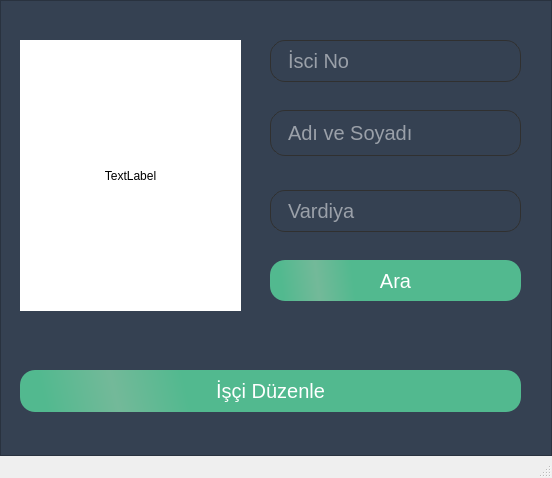
<?xml version="1.0" encoding="UTF-8"?>
<ui version="4.0">
 <class>IsciAraWindow</class>
 <widget class="QMainWindow" name="IsciAraWindow">
  <property name="geometry">
   <rect>
    <x>0</x>
    <y>0</y>
    <width>552</width>
    <height>478</height>
   </rect>
  </property>
  <property name="windowTitle">
   <string>MainWindow</string>
  </property>
  <widget class="QWidget" name="centralwidget">
   <layout class="QGridLayout" name="gridLayout">
    <property name="leftMargin">
     <number>0</number>
    </property>
    <property name="topMargin">
     <number>0</number>
    </property>
    <property name="rightMargin">
     <number>0</number>
    </property>
    <property name="bottomMargin">
     <number>0</number>
    </property>
    <property name="spacing">
     <number>0</number>
    </property>
    <item row="0" column="0">
     <widget class="QFrame" name="frame">
      <property name="styleSheet">
       <string notr="true">QFrame{
background: #354152;
}

QLineEdit{
 border: 1px solid gray;
    border-radius: 10px;
    min-width: 6em;
	font-size:20px;
	padding-left:15px;
	height:42px;
	border-radius:15px;
	border-color: #303030;
	background: transparent;
	color:white;
}

QPushButton{
border-radius: 15px;
	background-color: qlineargradient(spread:reflect, x1:1, y1:0.466409, x2:0.188, y2:0.482727, stop:0.823864 rgba(82, 185, 143, 255), stop:1 rgba(115, 185, 153, 255));
padding: 8px 16px;
color: white;
font-size: 20px;
}
QPushButton:pressed{
color: black;
background: #008bd1
}
QCommandLinkButton{
font-size: 16px;
background: #4c5d75;
}
QCommandLinkButton:pressed{
	background-color: rgb(92, 186, 138);
}


QCheckBox{
font-size:16px;;
color:white;

}



QComboBox {
    border: 1px solid gray;
    border-radius: 10px;
    min-width: 6em;
	font-size:20px;
	padding-left:15px;
	height:42px;
	border-radius:15px;
	border-color: #303030;
	background: transparent;
	color:white;

}

QComboBox:on {
    border-bottom-left-radius: 0px;
    border-bottom-right-radius: 0px;
}

QComboBox QAbstractItemView {
    border-bottom-right-radius: 10px;
    border-bottom-left-radius: 10px;
    background: #354152;
    border: 1px solid gray;
	color:white;

}

QComboBox::drop-down {
    border-color: white;
}











</string>
      </property>
      <property name="frameShape">
       <enum>QFrame::StyledPanel</enum>
      </property>
      <property name="frameShadow">
       <enum>QFrame::Raised</enum>
      </property>
      <widget class="QPushButton" name="btn_duzenle">
       <property name="geometry">
        <rect>
         <x>20</x>
         <y>370</y>
         <width>501</width>
         <height>42</height>
        </rect>
       </property>
       <property name="styleSheet">
        <string notr="true"/>
       </property>
       <property name="text">
        <string>İşçi Düzenle</string>
       </property>
      </widget>
      <widget class="QLineEdit" name="text_Vardiya">
       <property name="geometry">
        <rect>
         <x>270</x>
         <y>190</y>
         <width>251</width>
         <height>42</height>
        </rect>
       </property>
       <property name="text">
        <string/>
       </property>
       <property name="echoMode">
        <enum>QLineEdit::Normal</enum>
       </property>
       <property name="placeholderText">
        <string>Vardiya</string>
       </property>
      </widget>
      <widget class="QLineEdit" name="txt_isciNo">
       <property name="geometry">
        <rect>
         <x>270</x>
         <y>40</y>
         <width>251</width>
         <height>42</height>
        </rect>
       </property>
       <property name="text">
        <string/>
       </property>
       <property name="placeholderText">
        <string>İsci No</string>
       </property>
      </widget>
      <widget class="QLabel" name="label">
       <property name="geometry">
        <rect>
         <x>20</x>
         <y>40</y>
         <width>221</width>
         <height>271</height>
        </rect>
       </property>
       <property name="styleSheet">
        <string notr="true">background:white;</string>
       </property>
       <property name="text">
        <string>TextLabel</string>
       </property>
       <property name="alignment">
        <set>Qt::AlignCenter</set>
       </property>
      </widget>
      <widget class="QPushButton" name="btn_ara">
       <property name="geometry">
        <rect>
         <x>270</x>
         <y>260</y>
         <width>251</width>
         <height>41</height>
        </rect>
       </property>
       <property name="styleSheet">
        <string notr="true"/>
       </property>
       <property name="text">
        <string>Ara</string>
       </property>
      </widget>
      <widget class="QLineEdit" name="txt_AdSoyad">
       <property name="enabled">
        <bool>false</bool>
       </property>
       <property name="geometry">
        <rect>
         <x>270</x>
         <y>110</y>
         <width>251</width>
         <height>46</height>
        </rect>
       </property>
       <property name="text">
        <string/>
       </property>
       <property name="placeholderText">
        <string>Adı ve Soyadı</string>
       </property>
      </widget>
     </widget>
    </item>
   </layout>
  </widget>
  <widget class="QStatusBar" name="statusbar"/>
  <action name="actionDers_Ekle">
   <property name="text">
    <string>Ders Ekle</string>
   </property>
  </action>
  <action name="action_renci_Ekle">
   <property name="text">
    <string>Öğrenci Ekle</string>
   </property>
  </action>
  <action name="actionDerse_renci_Ekle">
   <property name="text">
    <string>Derse Öğrenci Ekle</string>
   </property>
  </action>
 </widget>
 <resources/>
 <connections/>
</ui>
